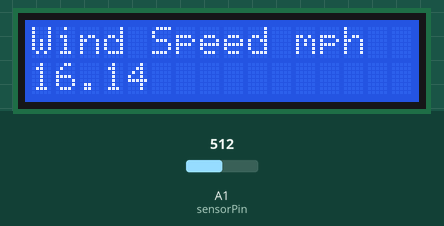
Simulated run of this sketch. Board: Arduino Uno, built with avr-gcc and run on an emulated ATmega328P. On the bench: 16×2 character LCD. Inputs (shaded band) come from the test bench; at power-on: A1 (sensorPin) = 512. What the sketch prints to the serial monitor is not drawn.

Above: at 3.7 s.
3.8 s: A1 (sensorPin) set to 716
At 5.5 s:
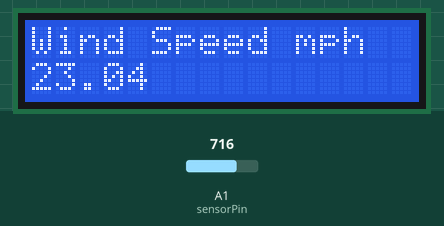
6.5 s: A1 (sensorPin) set to 900
At 7.2 s:
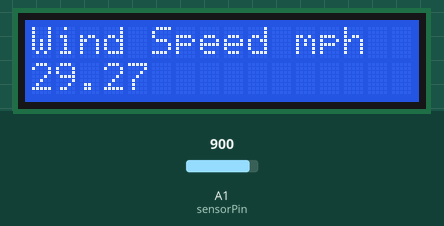
9.2 s: A1 (sensorPin) set to 1023
At 11.7 s:
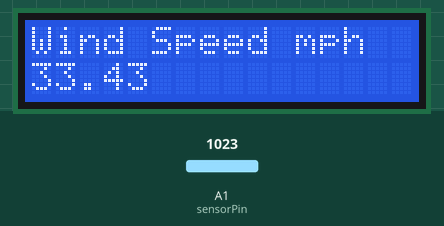
Timing chart, 0 to 13.2 s (numbered marks = the images above; inputs shaded):
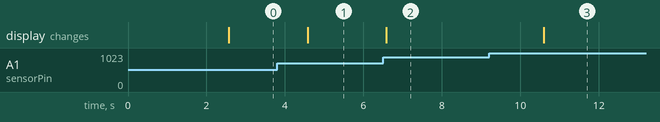

Measured:
- after the input at 3.8 s, the display: changes after 0.78 s (image 1)
- after the input at 6.5 s, the display: changes after 0.08 s (image 2)
- after the input at 9.2 s, the display: changes after 1.4 s (image 3)

The sketch:

wind.ino
```cpp
/*
  Arduino Wind Speed Meter Anemometer mph - Adafruit anemometer (product ID 1733).
  Modified code created March 2016 from original code created by Joe Burg 11th November 2014 at http://www.hackerscapes.com/ with help from Adafruit forum users shirad
*/

//Initialise LCD display

#include <LiquidCrystal.h>
LiquidCrystal lcd(12, 11, 5, 4, 3, 2);

int serial_in;

//Setup Variables

double x = 0;
double y = 0;
const int sensorPin = A1; //Defines the pin that the anemometer output is connected to
int sensorValue = 0; //Variable stores the value direct from the analog pin
float sensorVoltage = 0; //Variable that stores the voltage (in Volts) from the anemometer being sent to the analog pin
float windSpeed = 0; // Wind speed in meters per second (m/s)

float voltageConversionConstant = .004882814; //This constant maps the value provided from the analog read function, which ranges from 0 to 1023, to actual voltage, which ranges from 0V to 5V
int sensorDelay = 2000; //Delay between sensor readings, measured in milliseconds (ms)

//Anemometer Technical Variables
//The following variables correspond to the anemometer sold by Adafruit, but could be modified to fit other anemometers.

float voltageMin = .17; // Mininum output voltage from anemometer in mV.
float windSpeedMin = 1; // Wind speed in meters/sec corresponding to minimum voltage

float voltageMax = 4.5; // Maximum output voltage from anemometer in mV.
float windSpeedMax = 30; // Wind speed in meters/sec corresponding to maximum voltage

void setup()
{

  //Setup LCD display with welcome screen

  lcd.begin(16, 2);
  lcd.print("Geeky Gadgets");
  lcd.setCursor(0, 1);
  lcd.print("Windspeed Sensor");
  delay(2500);
  lcd.clear();
  lcd.setCursor(0, 0);
  Serial.begin(9600);  //Start the serial connection

}

//Anemometer calculations

void loop()
{
    sensorValue = analogRead(sensorPin); //Get a value between 0 and 1023 from the analog pin connected to the anemometer
    sensorVoltage = sensorValue * voltageConversionConstant; //Convert sensor value to actual voltage
    if (sensorVoltage <= voltageMin){ windSpeed = 0; //Convert voltage value to wind speed using range of max and min voltages and wind speed for the anemometer. Check if voltage is below minimum value. If so, set wind speed to zero.
    }else { windSpeed = (((sensorVoltage - voltageMin)*windSpeedMax)/(voltageMax - voltageMin));} //For voltages above minimum value, use the linear relationship to calculate wind speed in MPH.

  //Print voltage and windspeed to serial

  Serial.print("Voltage: ");
  Serial.print(sensorVoltage);
  Serial.print("\t");
  Serial.print("Wind speed: ");
  Serial.println(windSpeed);

  //Display Wind Speed results to LCD with Max wind speed

  lcd.setCursor(0, 0);
  lcd.print("Wind Speed mph");
  lcd.setCursor(0, 1);
  lcd.print(windSpeed);
  lcd.setCursor(7, 1);


  delay(sensorDelay);
}
```
